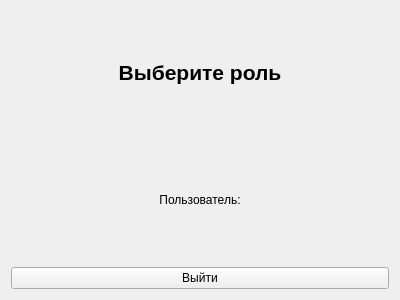
<?xml version="1.0" encoding="UTF-8"?>
<ui version="4.0">
 <class>RoleSelectionWindow</class>
 <widget class="QWidget" name="RoleSelectionWindow">
  <property name="geometry">
   <rect><x>0</x><y>0</y><width>400</width><height>300</height></rect>
  </property>
  <property name="windowTitle"><string>Выбор роли</string></property>
  <layout class="QVBoxLayout" name="verticalLayout">
   <item>
    <widget class="QLabel" name="titleLabel">
     <property name="font"><font><pointsize>16</pointsize><bold>true</bold></font></property>
     <property name="text"><string>Выберите роль</string></property>
     <property name="alignment"><set>Qt::AlignCenter</set></property>
    </widget>
   </item>
   <item>
    <widget class="QLabel" name="userLabel">
     <property name="text"><string>Пользователь:</string></property>
     <property name="alignment"><set>Qt::AlignCenter</set></property>
    </widget>
   </item>
   <item>
    <layout class="QVBoxLayout" name="buttonsLayout"/>
   </item>
   <item>
    <widget class="QPushButton" name="logoutButton">
     <property name="text"><string>Выйти</string></property>
    </widget>
   </item>
  </layout>
 </widget>
</ui>
